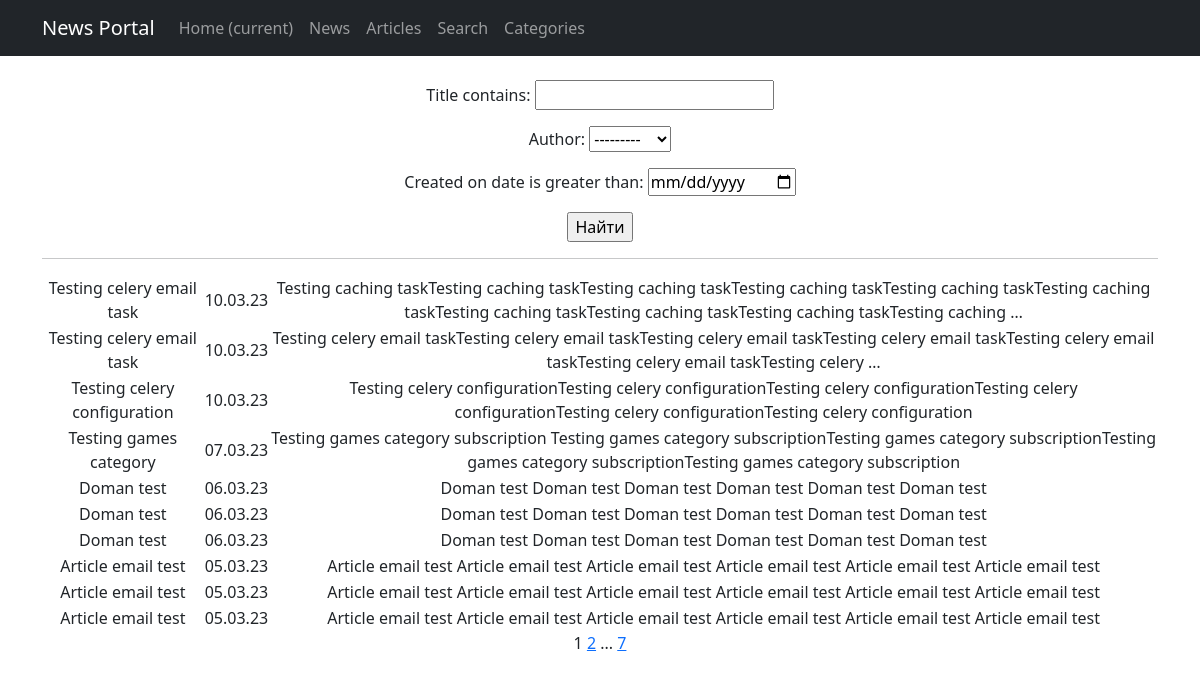
/posts/search/, run on an earlier commit of the app's database.
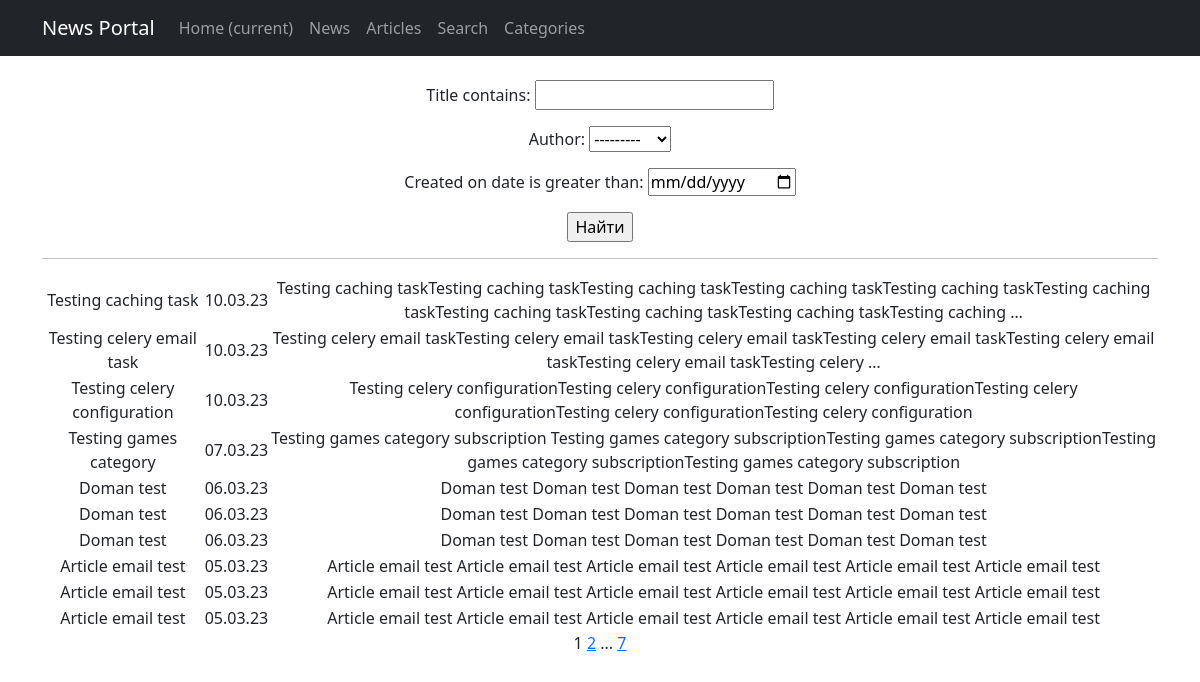
And on a later commit of the database.
### news/models.py (models this page shows, shortened)
class Post(models.Model):
    type = models.CharField(max_length=1, choices=TYPES, default=article)
    created_on = models.DateTimeField(auto_now_add=True)
    title = models.CharField(max_length=255)
    text = models.TextField()
    rating = models.IntegerField(default=0)
    author = models.ForeignKey(Author, on_delete=models.CASCADE)
    categories = models.ManyToManyField(Category, through='PostCategory')

### news/views.py (the view)
# urls.py: path('search/', PostsSearch.as_view(), name='posts_search'),
class PostsSearch(ListView):
    model = Post
    ordering = '-created_on'
    template_name = 'posts_search.html'
    context_object_name = 'posts_search'
    paginate_by = 10
    def get_queryset(self):
        queryset = super().get_queryset()
        self.filterset = PostsFilter(self.request.GET, queryset)
        return self.filterset.qs
    def get_context_data(self, **kwargs):
        context = super().get_context_data(**kwargs)
        context['filterset'] = self.filterset
        return context

### news/models.py (called while the page is built)
    def __str__(self):
        return f"{self.user.username}"

### news/templatetags/custom_filters.py (called while the page is built)
@register.filter()
def censor(text: str):
    if type(text) is not str:
        raise ValueError('censor filter only accepts str values')
    for word in UNDESIRABLE_WORDS:
        text = text.replace(word, f"{word[0]}{'*'*(len(word)-1)}")
        word = word.title()
        text = text.replace(word, f"{word[0]}{'*'*(len(word)-1)}")
    return text

### news/templatetags/custom_tags.py (called while the page is built)
@register.simple_tag(takes_context=True)
def url_replace(context, **kwargs):
    d = context['request'].GET.copy()
    for k, v in kwargs.items():
        d[k] = v
    return d.urlencode()

### templates/posts_search.html (shortened to what this page needs)
{% extends 'flatpages/default.html' %}
{% load custom_filters %}
{% load custom_tags %}
{% block content %}
<br>
<form action="" method="get">
      {{ filterset.form.as_p }}
      <input type="submit" value="Найти"/>
</form>
<hr>
<table>
    {% for post in posts_search %}
    <tr>
        <td>{{ post.title|censor }}</td>
        <td>{{ post.created_on|date:'d.m.y' }}</td>
        <td>{{ post.text|censor|truncatewords:20 }}</td>
    </tr>
    {% endfor %}
</table>
{{ page_obj.number }}
{% if page_obj.has_next %}
    <a href="?{% url_replace page=page_obj.next_page_number %}">{{ page_obj.next_page_number }}</a>
    {% if page_obj.next_page_number != page_obj.paginator.num_pages %}
        ...
        <a href="?{% url_replace page=page_obj.paginator.num_pages %}">{{ page_obj.paginator.num_pages }}</a>
    {% endif %}
{% endif %}
{% endblock content %}

What changed in the data, as far as the page shows it:
changed Post: title|censor "Testing celery email task" → "Testing caching task"
